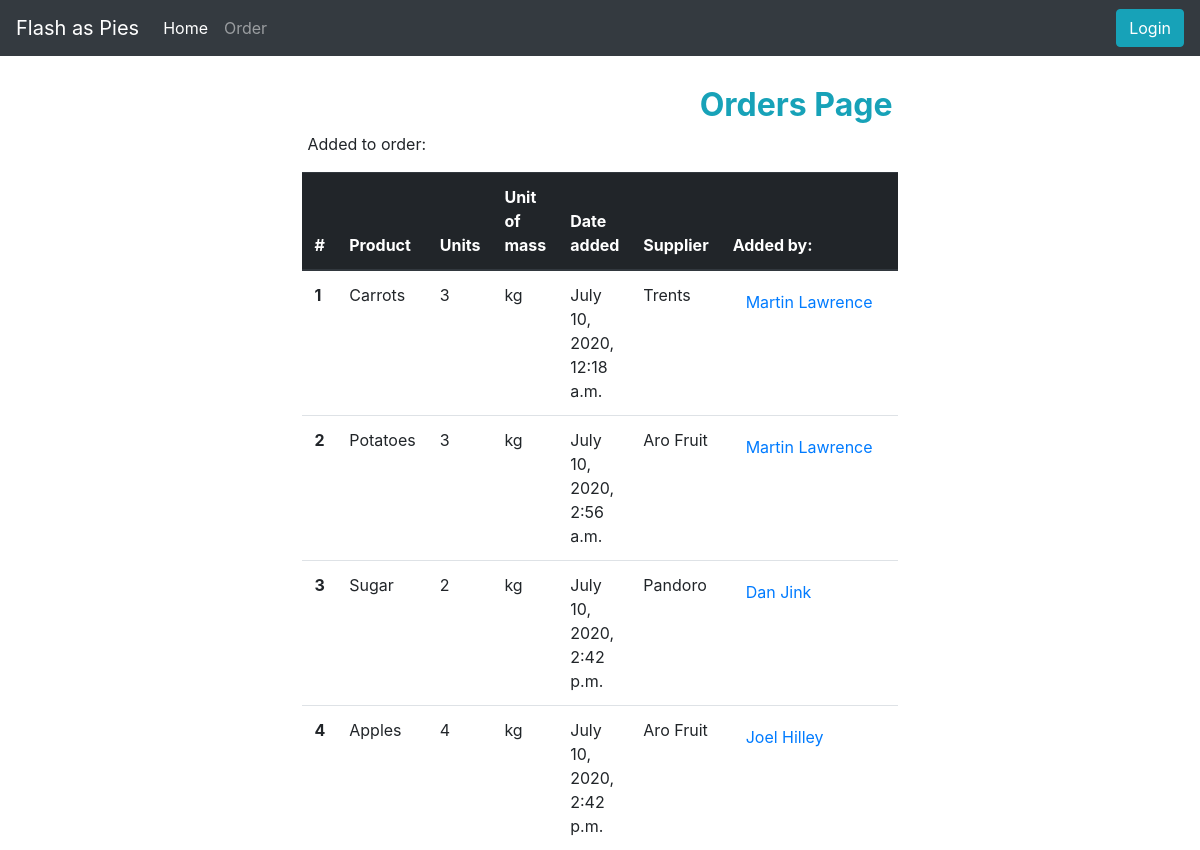
Page /order/ on the earlier database version.
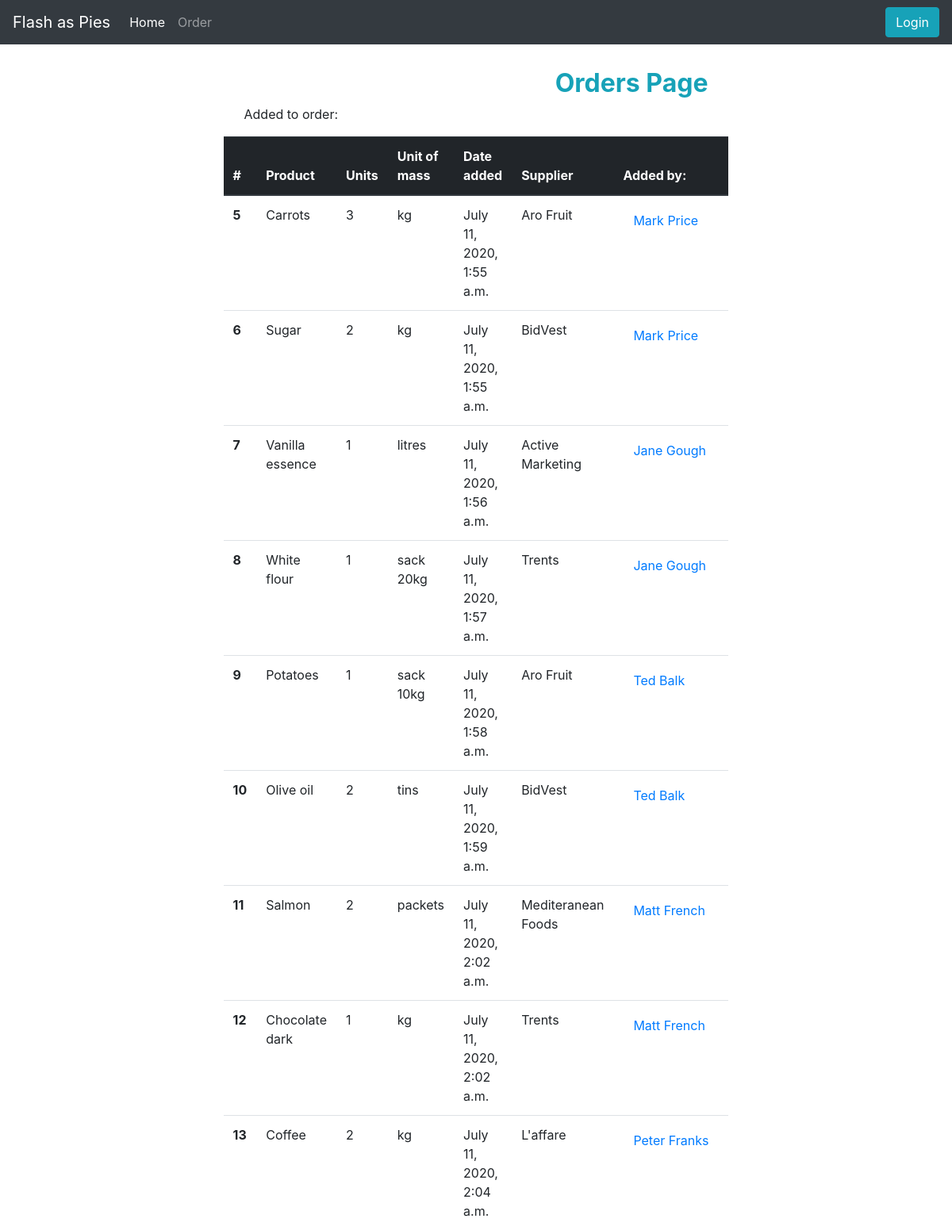
Same page on the later database version.
### flashAsPie/models.py (models this page shows, shortened)
class Order (models.Model):
    order_id = models.AutoField(primary_key = True)
    date = models.DateTimeField(auto_now_add = True)
    product = models.ForeignKey(Product, on_delete=models.SET_NULL, null=True)
    units = models.IntegerField()
    quantity = models.ForeignKey(Quantity, on_delete=models.SET_NULL, null=True)
    supplier = models.ForeignKey(Supplier, on_delete=models.SET_NULL, null=True)
    user = models.ForeignKey(User, on_delete=models.SET_NULL, null=True)
    objects = OrderManager()

class Product(models.Model):
    product_id = models.AutoField(primary_key=True, verbose_name="ID")
    product_name = models.CharField(max_length= 50)
    brand_name = models.CharField(max_length = 20)
    category = models.ForeignKey(Category, on_delete=models.SET_NULL, null=True)
    units = models.IntegerField()
    quantity = models.ForeignKey(Quantity, on_delete=models.SET_NULL, null=True)
    objects = ProductManager()
    class Meta:
        verbose_name = "Product"
        verbose_name_plural = 'Products'
    def __str__(self):
        return self.product_name

class Quantity (models.Model):
    quantity_id = models.AutoField(primary_key=True)
    measure = models.CharField(max_length = 15)
    objects = QuantityManager()
    class Meta:
        verbose_name = "Quantity"
        verbose_name_plural = 'Quantity'
    def __str__(self):
        return self.measure

class Supplier (models.Model):
    supplier_id = models.AutoField(primary_key = True)
    supplier_name = models.CharField(max_length = 30)
    objects = SupplierManager()
    def __str__(self):
        return self.supplier_name

class User (models.Model):
    user_id = models.AutoField(primary_key=True)
    username = models.CharField(max_length = 15, unique = True)
    password = models.CharField(max_length = 35)
    email = models.EmailField()
    first_name = models.CharField(max_length = 20)
    last_name = models.CharField(max_length = 20)
    dob = models.DateField()
    position = models.CharField(max_length = 25)
    phone = models.CharField(max_length=35)
    is_admin = models.BooleanField(default = False)
    is_staff = models.BooleanField(default = False)
    USERNAME_FIELD = 'username'
    REQUIRED_FIELDS = ['email','first_name', 'last_name']
    objects = NewUserManager()
    def __str__(self):
        return (self.first_name + " " + self.last_name)

### flashAsPie/views.py (the view)
# urls.py: path('order/', order, name='order'),
def order(request):
    orders = Order.objects.all()
    context = {
        "orders": orders
    }
    return render(request, "order.html", context)

### flashAsPie/templates/order.html (shortened to what this page needs)
{% extends "base.html" %}
{% block content %}
<div class="container-fluid">
  <div class="topTitle">
    <h2>Orders Page</h2>
    <p>Added to order:<p>
  </div>
  <table class="table">
    <thead class="thead-dark">
      <tr>
        <th scope="col">#</th>
        <th scope="col">Product</th>
        <th scope="col">Units</th>
        <th scope="col">Unit of mass</th>
        <th scope="col">Date added</th>
        <th scope="col">Supplier</th>
        <th scope="col">Added by:</th>
      </tr>
    </thead>
    <tbody>
      {% if orders %}
      {% for order in orders %}
        <tr>
          <th scope="row">{{order.order_id}}</th>
          <td>{{ order.product |capfirst }}</td>
          <td>{{ order.units}}</td>
          <td>{{ order.quantity}}</td>
          <td>{{ order.date}}</td>
          <td>{{ order.supplier}}</td>
          {% if user.is_authenticated %}
          <td><button type="button" class="btn btn-link" data-toggle="modal" data-target="#exampleModal{{order.user_id}}">{{order.user}}</button>
          </td>
          {% else %}
          <td><button type="button" class="btn btn-link" data-toggle="modal" data-target="#myModal">{{order.user}}</button>
          </td>
          {% endif %}
        </tr>
      {% endfor %}
      {% else %}
      <div class="col-md-12">
        <h2>There are no orders.</h2>
      </div>
      {% endif %}
    </tbody>
  </table>
</div>
{% endblock %}

### flashAsPie/templates/base.html (shortened to what this page needs)
{% load static %}
<!doctype html>
<html>
    <head>
<link rel="stylesheet" href="https://stackpath.bootstrapcdn.com/bootstrap/4.5.0/css/bootstrap.min.css">
<link rel="stylesheet" href="https://maxcdn.bootstrapcdn.com/font-awesome/4.7.0/css/font-awesome.min.css">
        <link rel="stylesheet" href="https://maxcdn.bootstrapcdn.com/bootstrap/4.0.0/css/bootstrap.min.css">
        <link rel="stylesheet"  href="{%  static 'css/main.css' %}">
    </head>
    <body>
        <div class="navbar-dark">
            <nav class="navbar navbar-expand-lg navbar navbar-dark bg-dark">
                <a class="navbar-brand" href="{% url 'home' %}">Flash as Pies</a>
                <div class="collapse navbar-collapse" id="navbarNav">
                  <ul class="navbar-nav">
                    <li class="nav-item active">
                      <a class="nav-link" href="{% url 'home' %}">Home <span class="sr-only">(current)</span></a>
                    </li>
                    <li class="nav-item">
                      <a class="nav-link" href="{% url 'order' %}">Order</a>
                    </li>
                  </ul>
                </div>
                {% if user.is_authenticated %}
                <p class="logged">Hi {{user.get_full_name }}</p>
                <form class="form-inline" action="{% url 'logout' %}">
                  <button class="btn  my-2 my-sm-0 btn-info" type="submit">Logout</button>
                </form>
                {% else %}
                <button class="btn  my-2 my-sm-0 btn-info" data-toggle="modal" data-target="#myModal">Login</button>
                {% endif %}
              </nav>
        {% block content %}
        {% endblock %}
        </div>
    </body>
</html>

### enviro/static/css/main.css (style rules this page uses)
.topTitle { width: 50%; margin: 0 auto; margin-top: 30px; }
.topTitle h2 { text-align: end; font-weight: bold; color: #17a2b8; }
.table { width: 50%; max-width: 100%; margin: auto; }
.table .thead-dark tr { background-color: #17a2b8 !important; }

Differences in the rows shown:
removed Order: order_id "1", product "Carrots", units "3", quantity "kg", date "July 10, 2020, 12:18 a.m.", supplier "Trents", user "Martin Lawrence"
removed Order: order_id "2", product "Potatoes", units "3", quantity "kg", date "July 10, 2020, 2:56 a.m.", supplier "Aro Fruit", user "Martin Lawrence"
removed Order: order_id "3", product "Sugar", units "2", quantity "kg", date "July 10, 2020, 2:42 p.m.", supplier "Pandoro", user "Dan Jink"
removed Order: order_id "4", product "Apples", units "4", quantity "kg", date "July 10, 2020, 2:42 p.m.", supplier "Aro Fruit", user "Joel Hilley"
added Order: order_id "5", product "Carrots", units "3", quantity "kg", date "July 11, 2020, 1:55 a.m.", supplier "Aro Fruit", user "Mark Price"
added Order: order_id "6", product "Sugar", units "2", quantity "kg", date "July 11, 2020, 1:55 a.m.", supplier "BidVest", user "Mark Price"
added Order: order_id "7", product "Vanilla essence", units "1", quantity "litres", date "July 11, 2020, 1:56 a.m.", supplier "Active Marketing", user "Jane Gough"
added Order: order_id "8", product "White flour", units "1", quantity "sack 20kg", date "July 11, 2020, 1:57 a.m.", supplier "Trents", user "Jane Gough"
added Order: order_id "9", product "Potatoes", units "1", quantity "sack 10kg", date "July 11, 2020, 1:58 a.m.", supplier "Aro Fruit", user "Ted Balk"
added Order: order_id "10", product "Olive oil", units "2", quantity "tins", date "July 11, 2020, 1:59 a.m.", supplier "BidVest", user "Ted Balk"
added Order: order_id "11", product "Salmon", units "2", quantity "packets", date "July 11, 2020, 2:02 a.m.", supplier "Mediteranean Foods", user "Matt French"
added Order: order_id "12", product "Chocolate dark", units "1", quantity "kg", date "July 11, 2020, 2:02 a.m.", supplier "Trents", user "Matt French"
added Order: order_id "13", product "Coffee", units "2", quantity "kg", date "July 11, 2020, 2:04 a.m.", supplier "L'affare", user "Peter Franks"
